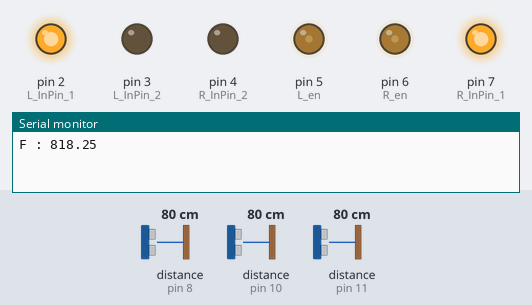
Simulated run of this sketch. Board: Arduino Uno, built with avr-gcc and run on an emulated ATmega328P. Parts: output pins drawn as LEDs (lit = HIGH), the last lines printed to the serial monitor. The inputs (shaded band) are chosen by the test bench; at power-on: distance to the obstacle (sensors on pin 8, pin 10, pin 11) 80 cm.

Above: at 1.4 s.
1.5 s: distance to the obstacle (sensor on pin 8) set to 75 cm
3.0 s: distance to the obstacle (sensor on pin 8) set to 68 cm
At 3.9 s:
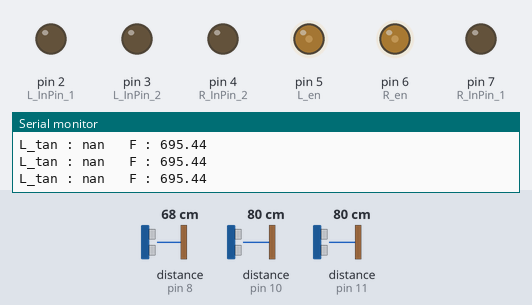
4.5 s: distance to the obstacle (sensor on pin 8) set to 120 cm
At 5.2 s:
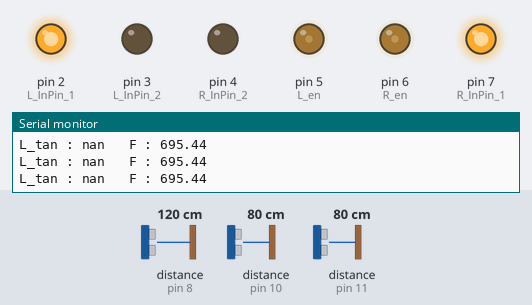
Timing chart, 0 to 7.5 s (numbered marks = the images above; inputs shaded):
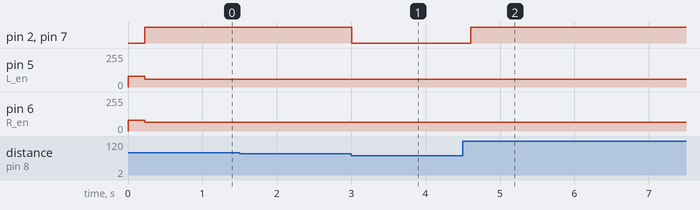

Measured:
- the behaviour switches between 71 and 70 cm on distance to the obstacle (sensor on pin 8) (found by bisection; images 0 and 1)
- after the input at 1.5 s, every drawn part: stays the same
- after the input at 3.0 s, pin 2 (L_InPin_1), pin 7 (R_InPin_1): HIGH → LOW at once
- after the input at 4.5 s, pin 2 (L_InPin_1), pin 7 (R_InPin_1): LOW → HIGH after 0.11 s

The sketch:

Arduino_VLF_angle.ino
```cpp
#include <NewPing.h>
#define L_InPin_1  2  //왼쪽모터 핀1
#define L_InPin_2  3  //왼쪽모터 핀2
#define R_InPin_1  7  //오른쪽모터 핀1
#define R_InPin_2  4  //오른쪽모터 핀2
#define L_en  5 //왼쪽모터 속도 제어 핀
#define R_en  6 //오른쪽모터 속도 제어 핀
#define F_Sonar  8  //정면부 초음파 센서 연결 핀
#define R_Sonar  10 //오른쪽 초음파 센서 연결 핀
#define L_Sonar  11 //왼쪽 초음파 센서 연결 핀
#define MaxDistance  400

float L_tan,R_tan,L_tan1,R_tan1;

NewPing F_sensor(F_Sonar,F_Sonar,MaxDistance);
float F_distance; //정면 초음파 센서값을 저장할 변수 선언
float F_distance_D,F_distance1,F_distance2;
NewPing L_sensor(L_Sonar,L_Sonar,MaxDistance);
float L_distance; //왼쪽 초음파 센서값을 저장할 변수 선언
float L_distance_D,L_distance1,L_distance2;
NewPing R_sensor(R_Sonar,R_Sonar,MaxDistance);
float R_distance; //오른쪽 초음파 센서값을 저장할 변수 선언
float R_distance_D,R_distance1,R_distance2;

void runing(int t,int L_sp,int R_sp){
  analogWrite(L_en,L_sp); //왼쪽 모터 속도를 L_sp로 하라
  analogWrite(R_en,R_sp); //오른쪽 모터 속도를 R_sp로 하라
  digitalWrite(L_InPin_1,HIGH);  //왼쪽모터1 핀에 +
  digitalWrite(L_InPin_2,LOW);   //왼쪽모터2 핀에 -
  digitalWrite(R_InPin_1,HIGH);  //오른쪽모터1 핀에 +
  digitalWrite(R_InPin_2,LOW);   //왼쪽모터2 핀에 -
  delay (t);
  }

void Left(int t,float sp){
  analogWrite(L_en,sp);
  analogWrite(R_en,sp);
  digitalWrite(L_InPin_2,HIGH);
  digitalWrite(L_InPin_1,LOW);
  digitalWrite(R_InPin_1,HIGH);
  digitalWrite(R_InPin_2,LOW);
  delay(t);
  }

void Right(int t,int sp){
  analogWrite(L_en,sp);
  analogWrite(R_en,sp);
  digitalWrite(L_InPin_1,HIGH);
  digitalWrite(L_InPin_2,LOW);
  digitalWrite(R_InPin_2,HIGH);
  digitalWrite(R_InPin_1,LOW);
  delay(t);
  }

void Stop(int t){
  digitalWrite(L_InPin_1,LOW);
  digitalWrite(L_InPin_2,LOW);
  digitalWrite(R_InPin_2,LOW);
  digitalWrite(R_InPin_1,LOW);
  delay(t);
  }

void runing_chack(int t,int L_sp,int R_sp){
  F_distance1=(float)(F_sensor.ping())*10/US_ROUNDTRIP_CM;
  L_distance1=(float)(L_sensor.ping())*10/US_ROUNDTRIP_CM;
  R_distance1=(float)(R_sensor.ping())*10/US_ROUNDTRIP_CM;
  runing(t,L_sp,R_sp);
  F_distance2=(float)(F_sensor.ping())*10/US_ROUNDTRIP_CM;
  F_distance_D = F_distance1 - F_distance2;
  R_distance2=(float)(R_sensor.ping())*10/US_ROUNDTRIP_CM;
  R_distance_D = R_distance1 - R_distance2;
  L_distance2=(float)(L_sensor.ping())*10/US_ROUNDTRIP_CM;
  L_distance_D = L_distance1 - L_distance2;
  L_tan1=L_distance_D/F_distance_D;
  R_tan1=R_distance_D/F_distance_D;
  L_tan=atan(L_tan1)*180/3.14;
  R_tan=atan(R_tan1)*180/3.14;
  }

void Left_chack(int t,int sp){
  F_distance1=(float)(F_sensor.ping())*10/US_ROUNDTRIP_CM;
  L_distance1=(float)(L_sensor.ping())*10/US_ROUNDTRIP_CM;
  R_distance1=(float)(R_sensor.ping())*10/US_ROUNDTRIP_CM;
  Left(t,sp);
  F_distance2=(float)(F_sensor.ping())*10/US_ROUNDTRIP_CM;
  F_distance_D = F_distance1 - F_distance2;
  R_distance2=(float)(R_sensor.ping())*10/US_ROUNDTRIP_CM;
  R_distance_D = R_distance1 - R_distance2;
  L_distance2=(float)(L_sensor.ping())*10/US_ROUNDTRIP_CM;
  L_distance_D = L_distance1 - L_distance2;
  L_tan1=L_distance_D/F_distance_D;
  R_tan1=R_distance_D/F_distance_D;
  L_tan=atan(L_tan1)*180/3.14;
  R_tan=atan(R_tan1)*180/3.14;
  }

void Right_chack(int t,int sp){
  F_distance1=(float)(F_sensor.ping())*10/US_ROUNDTRIP_CM;
  L_distance1=(float)(L_sensor.ping())*10/US_ROUNDTRIP_CM;
  R_distance1=(float)(R_sensor.ping())*10/US_ROUNDTRIP_CM;
  Right(t,sp);
  F_distance2=(float)(F_sensor.ping())*10/US_ROUNDTRIP_CM;
  F_distance_D = F_distance1 - F_distance2;
  R_distance2=(float)(R_sensor.ping())*10/US_ROUNDTRIP_CM;
  R_distance_D = R_distance1 - R_distance2;
  L_distance2=(float)(L_sensor.ping())*10/US_ROUNDTRIP_CM;
  L_distance_D = L_distance1 - L_distance2;
  L_tan1=L_distance_D/F_distance_D;
  R_tan1=R_distance_D/F_distance_D;
  L_tan=atan(L_tan1)*180/3.14;
  R_tan=atan(R_tan1)*180/3.14;
  }

void setup() {
  Serial.begin(115200);  //스크린프린트를 115200의 속도로 사용
  pinMode(L_InPin_1,OUTPUT); //왼쪽모터1 핀 모드를 아웃풋으로
  pinMode(L_InPin_2,OUTPUT); //왼쪽모터2 핀 모드를 아웃풋으로
  pinMode(R_InPin_1,OUTPUT); //오른쪽모터1 핀 모드를 아웃풋으로
  pinMode(R_InPin_2,OUTPUT); //오른쪽모터2 핀 모드를 아웃풋으로
  analogWrite(L_en,80);  //왼쪽모터 속도 조정
  analogWrite(R_en,80);  //오른쪽모터 속도 조정

  Stop(100);

    F_distance=(float)(F_sensor.ping())*10/US_ROUNDTRIP_CM;
    Serial.print("F : ");
    Serial.println(F_distance);

    Stop(100);
}

void loop() {
  float F_distance12=(float)(F_sensor.ping())*10/US_ROUNDTRIP_CM;
  if(F_distance12 <= F_distance-100){
      Stop(100);
      Serial.print("L_tan : ");
      Serial.print(L_tan);
      Serial.print("   F : ");
    Serial.println(F_distance12);
      }
    else{
      runing_chack(1,60,67);
      }
}
```
